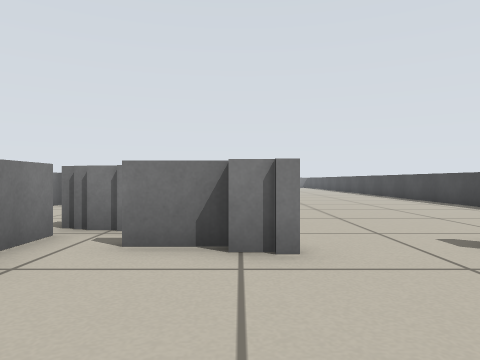
View 1 (above)

20 first-person views from a walk through a robot-simulator world made for Stage. The camera is 0.39 m above the floor, looks level and sees 70° across. Floor lines are 1 m apart. The floor is counted in squares, 0.5 m on a side. Each view is taken from the middle of a square. On the plan, view 1 faces up. The plan holds only what a view shows up to about 11 squares ahead; the rest is blank. The place goes on beyond the plan. Robots are left out.

View 2
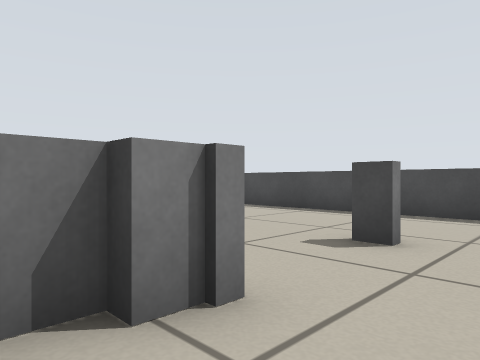

View 3
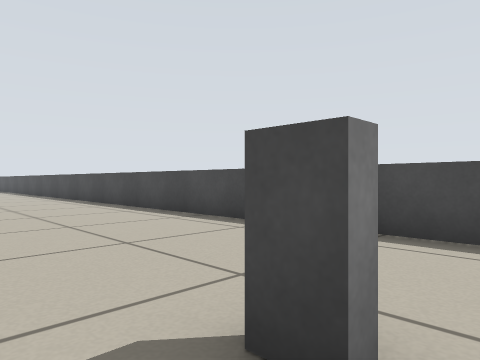

View 4
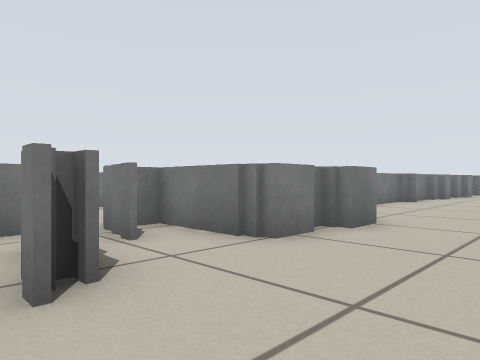

View 5
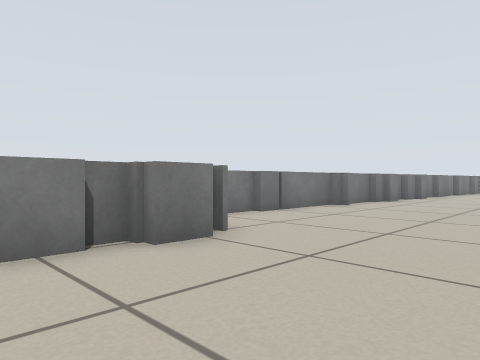

View 6
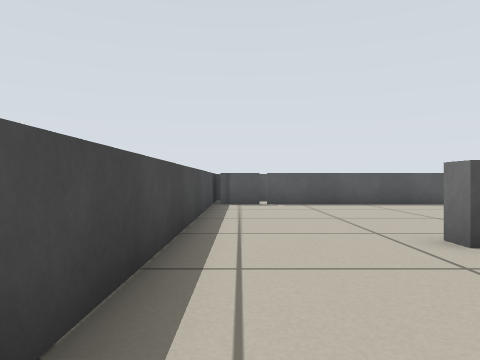

View 7
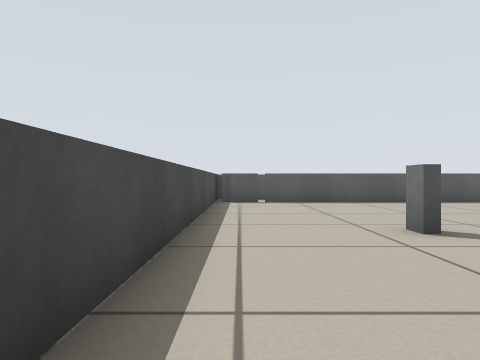

View 8
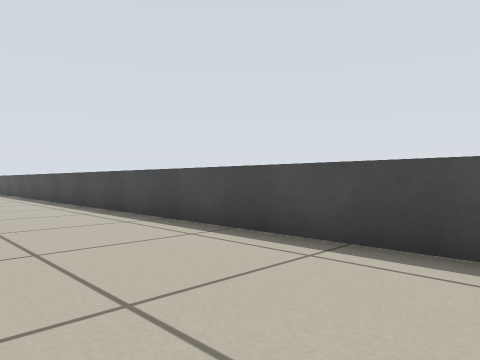

View 9
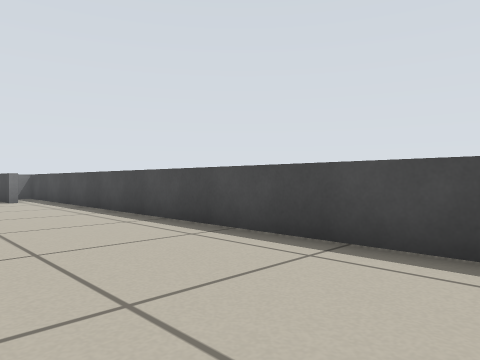

View 10
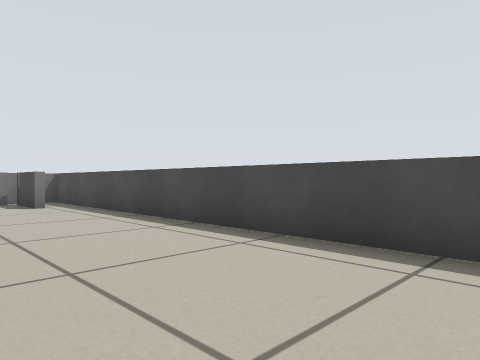

View 11
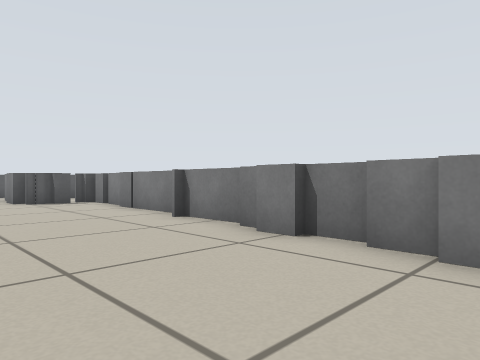

View 12
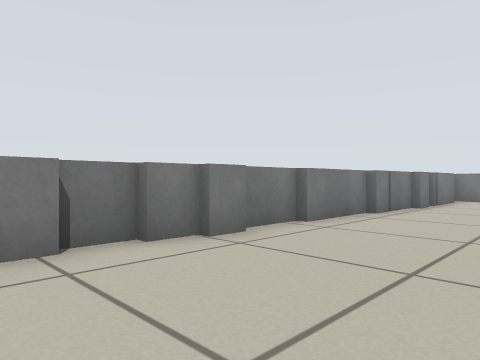

View 13
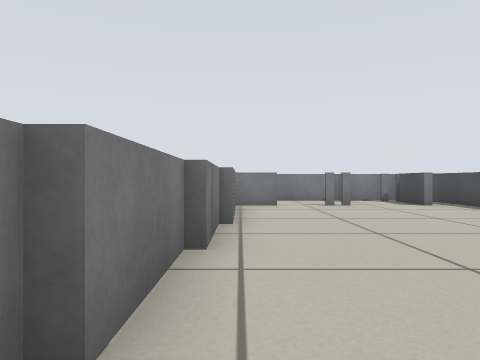

View 14
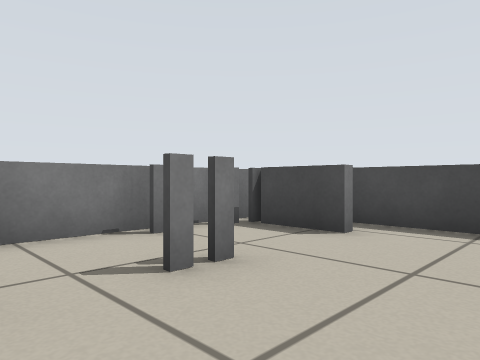

View 15
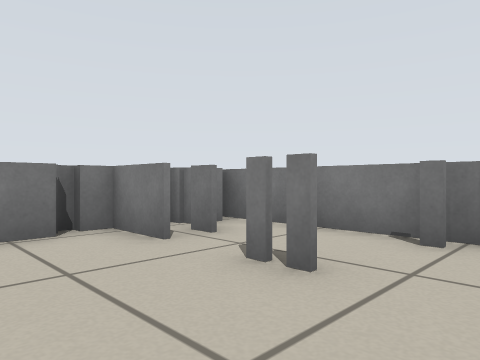

View 16
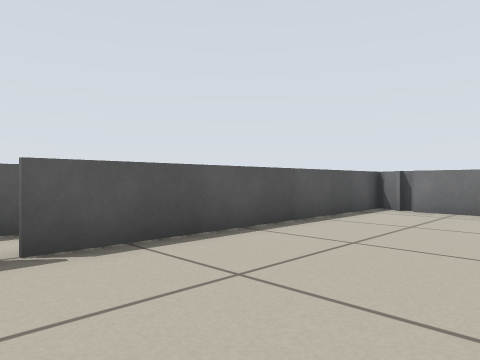

View 17
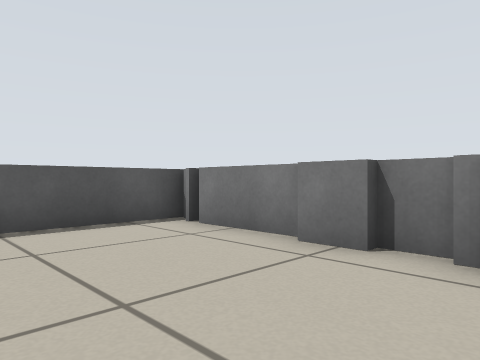

View 18
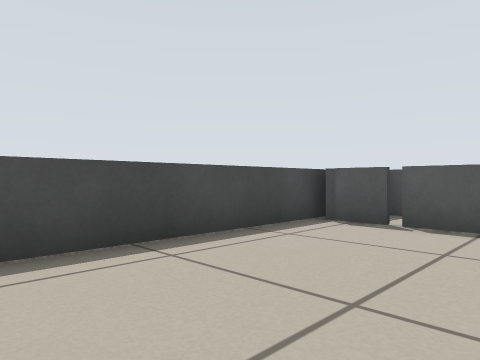

View 19
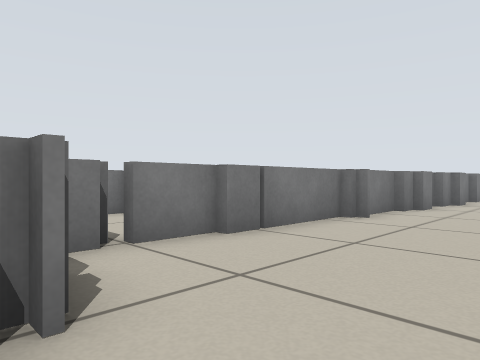

View 20
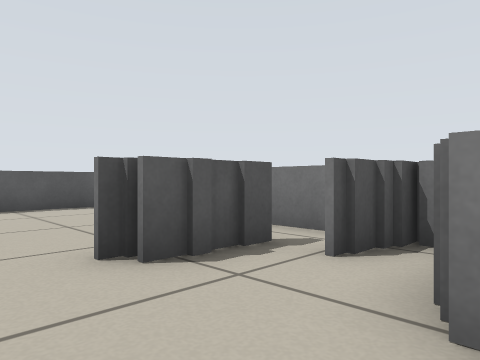

### Floor plan
Points are (right, up) in squares from view 1. A wall is a line through its corners. A room is listed if a view was taken in it or the views show most of it. See-through windows are left out.
Room 1 (views 1, 2, 3, 4, 5, 6, 7, 8, 9, 10, 11, 12, 13, 14, 15, 16, 17, 18, 19, 20)
walls: (-1.6, 15.6) (-1.6, 12.2); (-1.9, 12.4) (-1.9, 11); (0.4, 9.1) (0.4, 8.2); (-1.4, 17.9) (-1.4, 15.6); (-1.1, 18.5) (-1.1, 17.9); (-0.9, 19.2) (-0.9, 18.4); (-0.1, 8.2) (-0.1, 7.5); (0.1, 7.5) (0.1, 6.5); (-1.1, 20.2) (-1.1, 19.1); (-0.9, 21.1) (-0.9, 20.1); (-0.1, 6.3) (-2.4, 6.3); (-0.6, 21.8) (-0.6, 21); (-1.5, 5.3) (-2.6, 5.3); (3.4, 4.1) (3.4, 3.5); (-0.9, 23.5) (-0.9, 22); (0, 4) (-1.4, 4); (3.1, 3.5) (3.1, 4.1); (0.8, 3.7) (-0.1, 3.7); (-2.6, 4.9) (-2.6, 3.1); (-1.4, 4.1) (0.4, 4.1) (0.4, 3.6); (-0.6, 25.9) (-0.6, 23.4); (-2.9, 2.1) (-2.9, 1.2); (-2.6, 1.4) (-2.6, 0.4); (-0.4, 28.1) (-0.4, 25.9); (-2.9, 0.2) (-2.9, -2); (-0.1, 28.8) (-0.1, 28.1); (-0.1, 31.6) (-0.1, 29.4); (6.9, -3.5) (6.9, 33.8); (-3.4, -2.9) (6.6, -2.9); (5.6, 32.4) (5.6, 34.4) (5.1, 34.4); (1.1, 32.5) (-0.4, 32.5); (6.2, 34.9) (0, 34.9)
ways out: gap at (-1, 10); gap at (5, -3)

Where each view was taken, in squares from view 1:
view 1: 0 up, 0 right, facing up
view 2: 2 up, 1 left, facing up-right
view 3: 3 up, 2 right, facing up-right
view 4: 3 up, 3 right, facing up-left
view 5: 6 up, 4 right, facing up-left
view 6: 8 up, 6 right, facing down
view 7: 9 up, 6 right, facing down
view 8: 11 up, 3 right, facing up-right
view 9: 19 up, 3 right, facing up-right
view 10: 22 up, 3 right, facing up-right
view 11: 22 up, 3 right, facing down-left
view 12: 18 up, 3 right, facing up-left
view 13: 22 up, 0 right, facing up
view 14: 30 up, 1 right, facing up-right
view 15: 30 up, 5 right, facing up-left
view 16: 1 up, 6 right, facing down-left
view 17: 3 up, 1 right, facing down-left
view 18: 3 up, 3 right, facing down-right
view 19: 9 up, 2 right, facing up-left
view 20: 7 up, 2 right, facing down-left
